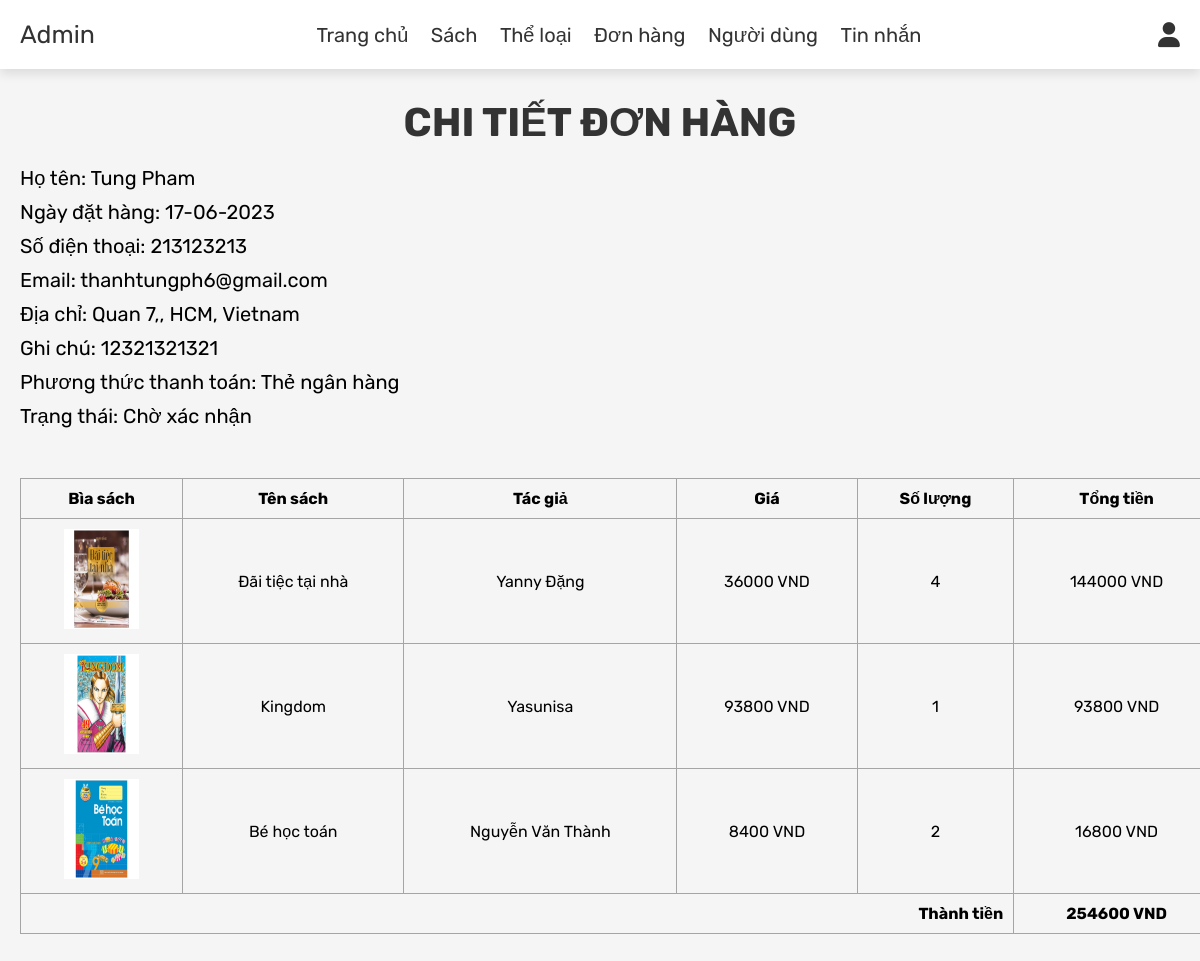
The page /admin_order_detail.php?order_id=7 (signed in) on the database its author committed.
### tables this page shows
CREATE TABLE `orders` (
  `id` int(11) NOT NULL,
  `user_id` int(11) NOT NULL,
  `name` varchar(255) NOT NULL,
  `number` varchar(12) NOT NULL,
  `email` varchar(255) NOT NULL,
  `method` varchar(50) NOT NULL,
  `address` varchar(500) NOT NULL,
  `note` varchar(255) NOT NULL,
  `placed_on` varchar(50) NOT NULL,
  `status` varchar(20) NOT NULL
);

### admin_order_detail.php (the view, shortened to what this page needs)
<?php
include 'config.php';
$order_id = $_GET['order_id'];
?>
<!DOCTYPE html>
<html lang="en">
<head>
   <link rel="stylesheet" href="https://cdnjs.cloudflare.com/ajax/libs/font-awesome/6.0.0/css/all.min.css">
   <link rel="stylesheet" href="css/admin_style.css">
   <link rel="stylesheet" href="css/tung.css">
</head>
<body>
   <?php include 'admin_header.php'; ?>
   <section class="orders">
      <h1 class="title">Chi tiết đơn hàng</h1>
      <div class="cart-detail">
         <?php
         $order_query = mysqli_query($conn, "SELECT * FROM `orders` o WHERE o.id = $order_id") or die('query failed');
         if (mysqli_num_rows($order_query) > 0) {
            $fetch_orders = mysqli_fetch_assoc($order_query);
         ?>
            <div class="box-cart-detail">
               <p class="text-detail"> Họ tên: <?php echo $fetch_orders['name']; ?></p>
               <p class="text-detail"> Ngày đặt hàng: <?php echo $fetch_orders['placed_on']; ?></p>
               <p class="text-detail"> Số điện thoại: <?php echo $fetch_orders['number']; ?></p>
               <p class="text-detail"> Email: <?php echo $fetch_orders['email']; ?></p>
               <p class="text-detail"> Địa chỉ: <?php echo $fetch_orders['address']; ?></p>
               <p class="text-detail"> Ghi chú: <?php echo $fetch_orders['note']; ?></p>
               <p class="text-detail"> Phương thức thanh toán: <?php echo $fetch_orders['method']; ?></p>
               <p class="text-detail"> Trạng thái: <?= $fetch_orders['status']; ?> </p>
            </div>
            <table id="table-product-2" border="1">
               <tr>
                  <th>Bìa sách</th>
                  <th>Tên sách</th>
                  <th>Tác giả</th>
                  <th>Giá</th>
                  <th>Số lượng</th>
                  <th>Tổng tiền</th>
               </tr>
               <?php
               $grand_total = 0;
               $idOrder = $fetch_orders['id'];
               $select_cart = mysqli_query(
                  $conn,
                  "SELECT p.name as 'product_name',
                           p.author as 'author',
                           p.image as 'image',
                           p.id as 'product_id',
                           c.price as 'price',
                           c.quantity as 'quantity'
                           FROM orders o
                           INNER JOIN carts c ON o.id = c.order_id
                           INNER JOIN products p ON p.id = c.product_id
                           WHERE o.status != 'Chưa Thanh Toán'
                           AND o.id = '$idOrder'"
               ) or die('query failed');
               if (mysqli_num_rows($select_cart) > 0) {
                  while ($fetch_cart = mysqli_fetch_assoc($select_cart)) {
                     $total = $fetch_cart['price'] * $fetch_cart['quantity'];
                     $grand_total += $total;
               ?>
                     <tr>
                        <td>
                           <a href="product_details.php?id=<?php echo $fetch_cart['product_id']; ?>">
                              <img src="uploaded_img/<?php echo $fetch_cart['image']; ?>">
                           </a>
                        </td>
                        <td><?= $fetch_cart["product_name"] ?></td>
                        <td><?= $fetch_cart["author"] ?></td>
                        <td><?= $fetch_cart["price"] ?> VND</td>
                        <td><?= $fetch_cart["quantity"] ?></td>
                        <td><?= $total ?> VND</td>
                     </tr>
                  <?php
                  }
                  ?>
                  <tr>
                     <td colspan="5" style="text-align: right"><b>Thành tiền</b> </td>
                     <td><b><?= $grand_total ?> VND</b></td>
                  </tr>
            <?php
               }
            }
            ?>
            </table>
      </div>
   </section>
</body>
</html>

### css/admin_style.css (style rules this page uses)
:root { --primary: #f05123; --red: #c0392b; --orange: #f39c12; --black: #333; --white: #fff; --light-color: #666; --light-white: #ccc; --light-bg: #f5f5f5; --border: 0.1rem solid var(--black); --box-shadow: 0 0.5rem 1rem rgba(0, 0, 0, 0.1); }
* { font-family: "Rubik", sans-serif; margin: 0; padding: 0; box-sizing: border-box; outline: none; border: none; text-decoration: none; transition: all 0.2s linear; }
html { font-size: 62.5%; overflow-x: hidden; }
body { background-color: var(--light-bg); }
section { padding: 3rem 2rem; }
.title { text-align: center; margin-bottom: 2rem; text-transform: uppercase; color: var(--black); font-size: 4rem; }
#table-product-2 { width: 100%; border-collapse: collapse; margin-top: 50px; }
#table-product-2 th, #table-product-2 td { padding: 10px; text-align: center; border: 1px solid #a5a5a5; font-size: 16px; }
#table-product-2 td img { width: 75px; height: 100px; }

### rows shown on the page
orders: name "Tung Pham", placed_on "17-06-2023", number "213123213", email "thanhtungph6@gmail.com", address "Quan 7,, HCM, Vietnam", note "12321321321", method "Thẻ ngân hàng", status "Chờ xác nhận"

### other values the page prints
$fetch_cart["product_name"] "Đãi tiệc tại nhà"
$fetch_cart["author"] "Yanny Đặng"
$fetch_cart["price"] "36000"
$fetch_cart["quantity"] "4"
$total "144000"
$fetch_cart["product_name"] "Kingdom"
$fetch_cart["author"] "Yasunisa"
$fetch_cart["price"] "93800"
$fetch_cart["quantity"] "1"
$total "93800"
$fetch_cart["product_name"] "Bé học toán"
$fetch_cart["author"] "Nguyễn Văn Thành"
$fetch_cart["price"] "8400"
$fetch_cart["quantity"] "2"
$total "16800"
